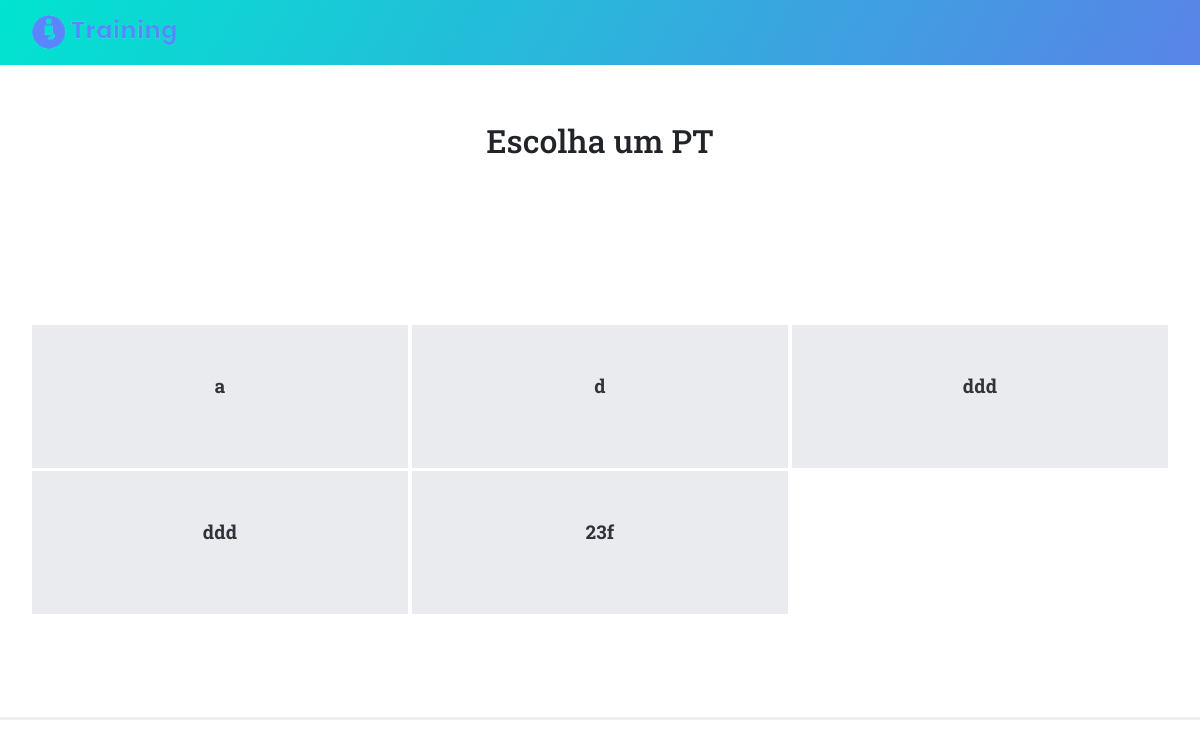
The page /getPt on the database as committed earlier.
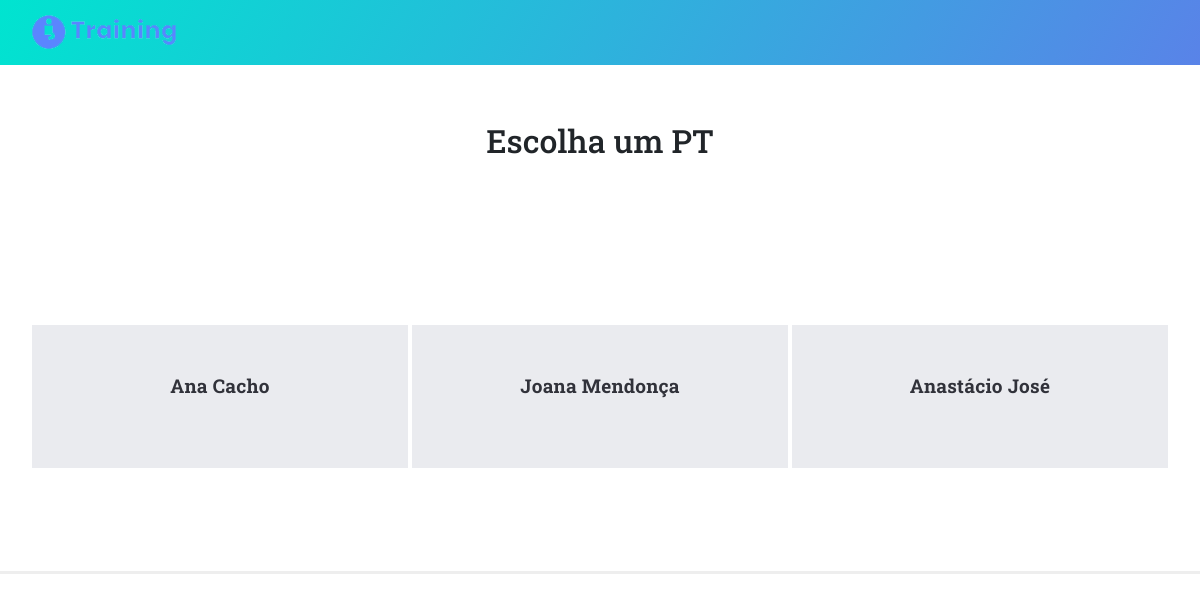
The same page on the database as committed later.
### tables this page shows
CREATE TABLE PERSONAL_TRAINERS(
                            [email] text,
                            [PT_Name] text,
                            [Password] text,
                            [Code] text,
                            [Address] text,
                            [City] text,
                            [Phone_Number] INTEGER,
                            [Postal_Code] INTEGER);

### app.py (the view)
@app.route('/getPt')
def getPt():
    lista_pts = get_all_pts()
    return render_template('getPt.html', ll=lista_pts)

### databases/database.py (called while the page is built)
def get_all_pts():
    conn = sqlite3.connect('databases/' + db)
    c = conn.cursor()
    c.execute('''SELECT * FROM PERSONAL_TRAINERS''')
    return c.fetchall()

### templates/getPt.html (shortened to what this page needs)
{% extends "base.html" %} {% block content %}
<!DOCTYPE html>
<html lang="en">
  <head>
    <link href="{{ url_for('static', filename='css/bootstrap.min.css') }}" rel="stylesheet">
    <link rel="stylesheet" href="{{ url_for('static', filename='css/templatemo-style.css') }}">
  </head>
    <div id="main">
        <div class="container">
            <div class="row center d-flex align-items-center myheader">
                <div class="col">
                    <h2>Escolha um PT</h2>
                </div>
            </div>
        </div>
        <section class="services">
            <div class="container">
            <div class="row center">
                {% for x in ll %}
                <div class="col-md-4">
                    <div class="service-item second-item">
                        <a href="{{ url_for('login') }}"><h4>{{x[1]}}</h4></a>
                    </div>
                </div>
               {% endfor %}
            </div>
        </section>
    </div>
</html>
{% endblock %}

Rows that differ between the two databases and show on the page:
removed PERSONAL_TRAINERS: PT_Name "a"
removed PERSONAL_TRAINERS: PT_Name "d"
removed PERSONAL_TRAINERS: PT_Name "ddd"
removed PERSONAL_TRAINERS: PT_Name "ddd"
removed PERSONAL_TRAINERS: PT_Name "23f"
added PERSONAL_TRAINERS: PT_Name "Ana Cacho"
added PERSONAL_TRAINERS: PT_Name "Joana Mendonça"
added PERSONAL_TRAINERS: PT_Name "Anastácio José"
